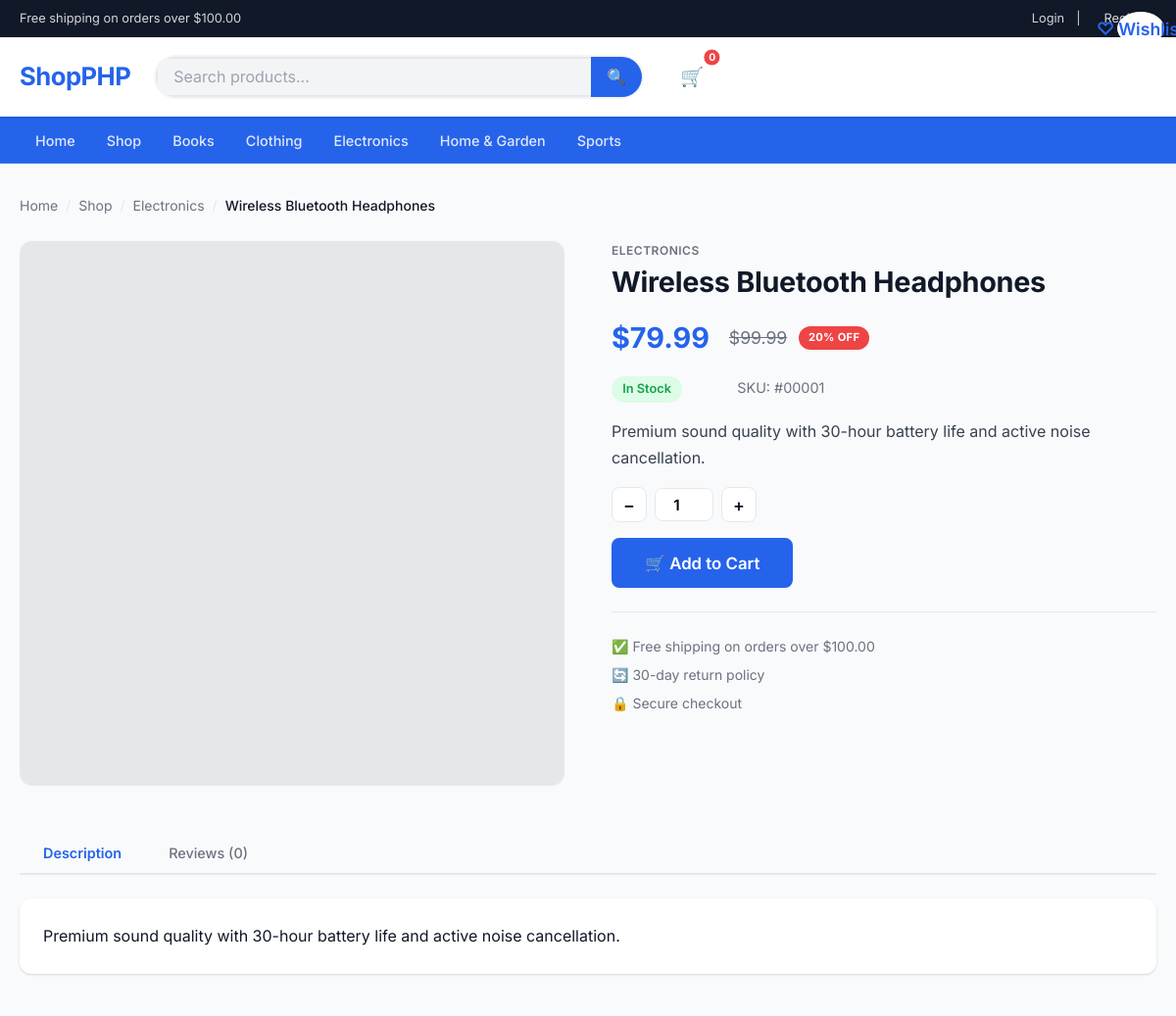
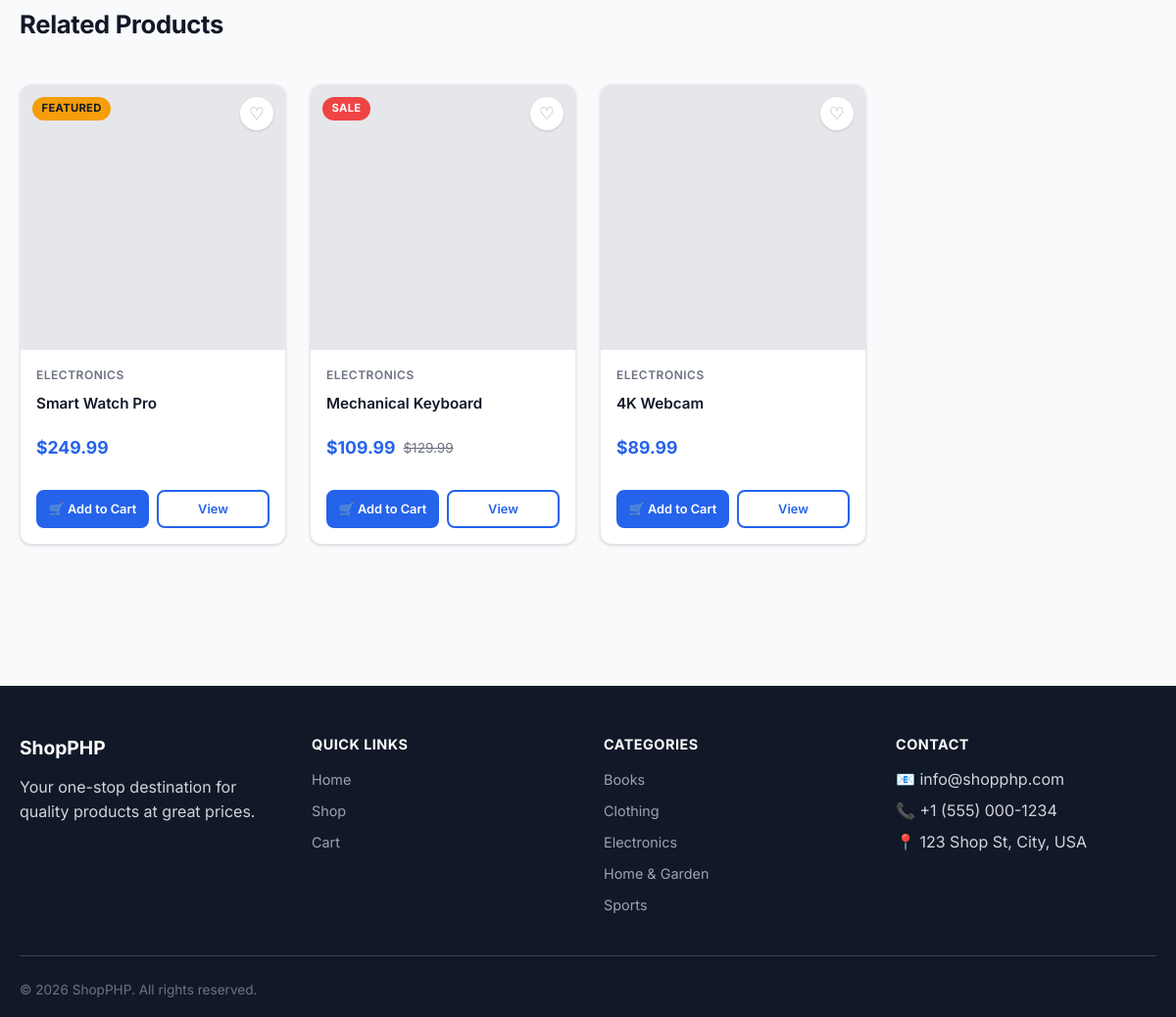
The page /product.php?slug=wireless-bluetooth-headphones on the database its author committed (2 pictures, top to bottom).
### tables this page shows
CREATE TABLE categories (
    id INT AUTO_INCREMENT PRIMARY KEY,
    name VARCHAR(100) NOT NULL,
    slug VARCHAR(100) NOT NULL UNIQUE,
    description TEXT,
    image VARCHAR(255),
    created_at TIMESTAMP DEFAULT CURRENT_TIMESTAMP
);

CREATE TABLE products (
    id INT AUTO_INCREMENT PRIMARY KEY,
    category_id INT,
    name VARCHAR(255) NOT NULL,
    slug VARCHAR(255) NOT NULL UNIQUE,
    description TEXT,
    price DECIMAL(10,2) NOT NULL,
    sale_price DECIMAL(10,2) DEFAULT NULL,
    stock INT NOT NULL DEFAULT 0,
    image VARCHAR(255),
    images JSON,
    featured TINYINT(1) DEFAULT 0,
    status ENUM('active','inactive') DEFAULT 'active',
    created_at TIMESTAMP DEFAULT CURRENT_TIMESTAMP,
    FOREIGN KEY (category_id) REFERENCES categories(id) ON DELETE SET NULL
);

### product.php (the view, shortened to what the rows shown need)
<?php
require_once 'includes/functions.php';
$slug    = $_GET['slug'] ?? '';
$product = $slug ? getProduct($slug) : null;
$inWish      = isLoggedIn() ? isInWishlist($_SESSION['user_id'], $product['id']) : false;
$onSale      = !empty($product['sale_price']);
$displayPrice = $onSale ? $product['sale_price'] : $product['price'];
$discount    = $onSale ? round((1 - $product['sale_price']/$product['price'])*100) : 0;
$related = $product['category_id'] ? getProducts(4, 0, $product['category_slug'] ?? null) : [];
$related = array_filter($related, fn($p) => $p['id'] !== $product['id']);
require_once 'includes/header.php';
?>
<div class="container">
    <div class="breadcrumb">
        <a href="<?= SITE_URL ?>/">Home</a> <span>/</span>
        <a href="<?= SITE_URL ?>/shop.php">Shop</a> <span>/</span>
        <?php if ($product['category_name']): ?>
            <a href="<?= SITE_URL ?>/shop.php?category=<?= $product['category_slug'] ?>"><?= sanitize($product['category_name']) ?></a>
            <span>/</span>
        <?php endif; ?>
        <span><?= sanitize($product['name']) ?></span>
    </div>
    <div class="product-detail">
        <div class="product-detail-info">
            <?php if ($product['category_name']): ?>
                <div class="product-category"><?= sanitize($product['category_name']) ?></div>
            <?php endif; ?>
            <h1><?= sanitize($product['name']) ?></h1>
            <div class="product-detail-price">
                <?= price($displayPrice) ?>
                <?php if ($onSale): ?>
                    <span class="original"><?= price($product['price']) ?></span>
                    <span class="product-badge" style="position:static;display:inline-block"><?= $discount ?>% OFF</span>
                <?php endif; ?>
            </div>
            <div class="product-meta">
                <?php
                $stockClass = match(true) {
                    $product['stock'] <= 0   => 'out-stock',
                    $product['stock'] <= 5   => 'low-stock',
                    default                  => 'in-stock'
                };
                $stockLabel = match(true) {
                    $product['stock'] <= 0 => 'Out of Stock',
                    $product['stock'] <= 5 => "Only {$product['stock']} left!",
                    default                => 'In Stock'
                };
                ?>
                <span class="stock-badge <?= $stockClass ?>"><?= $stockLabel ?></span>
                <span style="margin-left:.75rem">SKU: #<?= str_pad($product['id'], 5, '0', STR_PAD_LEFT) ?></span>
            </div>
            <p style="color:#374151;line-height:1.7;margin:1rem 0"><?= nl2br(sanitize($product['description'])) ?></p>
            <?php if ($product['stock'] > 0): ?>
            <div class="qty-selector">
                <button class="qty-btn" data-action="minus">−</button>
                <input type="number" id="quantity" class="qty-input" value="1" min="1" max="<?= $product['stock'] ?>">
                <button class="qty-btn" data-action="plus">+</button>
            </div>
            <div style="display:flex;gap:.75rem;flex-wrap:wrap">
                <button class="btn btn-primary btn-lg add-to-cart-btn" data-product-id="<?= $product['id'] ?>">
                </button>
                <button class="btn btn-outline wishlist-btn <?= $inWish ? 'active' : '' ?>" data-product-id="<?= $product['id'] ?>">
                </button>
            </div>
            <?php else: ?>
                <button class="btn btn-lg" style="background:var(--light);color:var(--gray)" disabled>Out of Stock</button>
            <?php endif; ?>
            <hr class="divider">
            <div style="font-size:.875rem;color:var(--gray);display:flex;flex-direction:column;gap:.4rem">
                <span>✅ Free shipping on orders over <?= price(FREE_SHIPPING_THRESHOLD) ?></span>
                <span>🔄 30-day return policy</span>
                <span>🔒 Secure checkout</span>
            </div>
        </div>
    </div>
    <div class="tabs-container" style="margin-top:3rem">
        <div id="tab-desc" class="tab-content active" style="background:var(--white);padding:1.5rem;border-radius:var(--radius-lg);box-shadow:var(--shadow)">
            <p style="line-height:1.8"><?= nl2br(sanitize($product['description'])) ?></p>
        </div>
    </div>
    <?php if (!empty($related)): ?>
    <div class="section">
        <div class="section-header">
            <div>
                <h2 class="section-title">Related Products</h2>
            </div>
        </div>
        <div class="products-grid">
            <?php foreach ($related as $product): ?>
                <?php include 'includes/product-card.php'; ?>
            <?php endforeach; ?>
        </div>
    </div>
    <?php endif; ?>
</div>
<?php require_once 'includes/footer.php'; ?>

### includes/header.php (shortened to what the rows shown need)
<?php
require_once __DIR__ . '/functions.php';
?>
<!DOCTYPE html>
<html lang="en">
<head>
    <link rel="stylesheet" href="<?= SITE_URL ?>/assets/css/style.css">
</head>
<body>
<nav class="navbar">
    <div class="container">
        <ul class="nav-links" id="navLinks">
            <?php foreach (getCategories() as $cat): ?>
                <li><a href="<?= SITE_URL ?>/shop.php?category=<?= $cat['slug'] ?>"><?= sanitize($cat['name']) ?></a></li>
            <?php endforeach; ?>
        </ul>
    </div>
</nav>
<main class="main-content">

### includes/product-card.php (shortened to what the rows shown need)
<?php
$inWish  = isLoggedIn() ? isInWishlist($_SESSION['user_id'], $product['id']) : false;
$imgUrl  = productImageUrl($product['image']);
$onSale  = !empty($product['sale_price']);
$price   = $onSale ? $product['sale_price'] : $product['price'];
?>
<div class="product-card">
    <div class="product-image">
        <a href="<?= SITE_URL ?>/product.php?slug=<?= $product['slug'] ?>">
            <img src="<?= $imgUrl ?>" alt="<?= sanitize($product['name']) ?>" loading="lazy">
        </a>
        <?php if ($onSale): ?>
            <span class="product-badge">SALE</span>
        <?php elseif ($product['featured']): ?>
            <span class="product-badge featured">FEATURED</span>
        <?php endif; ?>
        <button class="wishlist-btn <?= $inWish ? 'active' : '' ?>"
                data-product-id="<?= $product['id'] ?>"
                title="<?= $inWish ? 'Remove from wishlist' : 'Add to wishlist' ?>">
            <?= $inWish ? '♥' : '♡' ?>
        </button>
    </div>
    <div class="product-info">
        <?php if (!empty($product['category_name'])): ?>
            <div class="product-category"><?= sanitize($product['category_name']) ?></div>
        <?php endif; ?>
        <div class="product-name">
            <a href="<?= SITE_URL ?>/product.php?slug=<?= $product['slug'] ?>"><?= sanitize($product['name']) ?></a>
        </div>
        <div class="product-price">
            <span class="price-current"><?= price($price) ?></span>
            <?php if ($onSale): ?>
                <span class="price-original"><?= price($product['price']) ?></span>
            <?php endif; ?>
        </div>
        <div class="product-actions">
            <?php if ($product['stock'] > 0): ?>
                <button class="btn btn-primary btn-sm add-to-cart-btn" data-product-id="<?= $product['id'] ?>">
                    🛒 Add to Cart
                </button>
            <?php else: ?>
                <button class="btn btn-sm" style="background:var(--light);color:var(--gray)" disabled>Out of Stock</button>
            <?php endif; ?>
            <a href="<?= SITE_URL ?>/product.php?slug=<?= $product['slug'] ?>" class="btn btn-outline btn-sm">View</a>
        </div>
    </div>
</div>

### includes/footer.php (shortened to what the rows shown need)
</main>
<footer class="footer">
    <div class="container">
        <div class="footer-grid">
            <div class="footer-col">
                <ul>
                    <?php foreach (getCategories() as $cat): ?>
                        <li><a href="<?= SITE_URL ?>/shop.php?category=<?= $cat['slug'] ?>"><?= sanitize($cat['name']) ?></a></li>
                    <?php endforeach; ?>
                </ul>
            </div>
        </div>
    </div>
</footer>
</body>
</html>

### rows shown on the page
categories: name "Books"
categories: name "Clothing"
categories: name "Electronics"
categories: name "Home & Garden"
categories: name "Sports"
products: category.name "Electronics", name "Wireless Bluetooth Headphones", category.name "ELECTRONICS", sale_price "$79.99", price "$99.99", discount "20", stock "In Stock", id "00001", description "Premium sound quality with 30-hour battery life and active noise cancellation."
products: featured "FEATURED", category.name "ELECTRONICS", name "Smart Watch Pro", price($price) "$249.99"
products: shows "SALE", category.name "ELECTRONICS", name "Mechanical Keyboard", sale_price "$109.99", price "$129.99"
products: category.name "ELECTRONICS", name "4K Webcam", price($price) "$89.99"

### other values the page prints
price(FREE_SHIPPING_THRESHOLD) "$100.00"
SITE_NAME "ShopPHP"
$cartCount "0"
count($reviews) "0"
SITE_EMAIL "info@shopphp.com"
